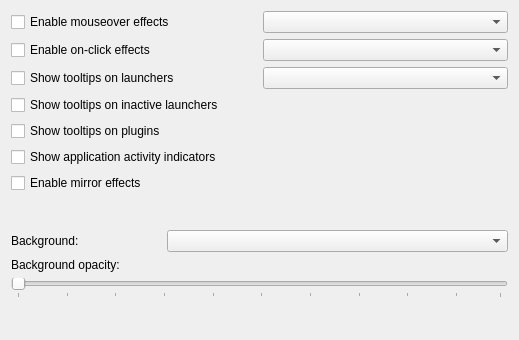
<?xml version="1.0" encoding="UTF-8"?>
<ui version="4.0">
 <class>appearanceConfiguration</class>
 <widget class="QWidget" name="appearanceConfiguration">
  <property name="geometry">
   <rect>
    <x>0</x>
    <y>0</y>
    <width>519</width>
    <height>340</height>
   </rect>
  </property>
  <property name="windowTitle">
   <string>Appearance</string>
  </property>
  <layout class="QVBoxLayout" name="verticalLayout_2">
   <item>
    <layout class="QVBoxLayout" name="verticalLayout_3">
     <item>
      <layout class="QHBoxLayout" name="horizontalLayout">
       <item>
        <widget class="QCheckBox" name="checkBoxIcoEffects">
         <property name="text">
          <string>Enable mouseover effects</string>
         </property>
        </widget>
       </item>
       <item>
        <widget class="QComboBox" name="comboBoxIcoEffects">
         <property name="minimumSize">
          <size>
           <width>170</width>
           <height>0</height>
          </size>
         </property>
        </widget>
       </item>
      </layout>
     </item>
     <item>
      <layout class="QHBoxLayout" name="horizontalLayout_2">
       <item>
        <widget class="QCheckBox" name="checkBoxClickEffects">
         <property name="text">
          <string>Enable on-click effects</string>
         </property>
        </widget>
       </item>
       <item>
        <widget class="QComboBox" name="comboBoxClickEffects">
         <property name="minimumSize">
          <size>
           <width>170</width>
           <height>0</height>
          </size>
         </property>
        </widget>
       </item>
      </layout>
     </item>
    </layout>
   </item>
   <item>
    <layout class="QHBoxLayout" name="horizontalLayout_3">
     <item>
      <widget class="QCheckBox" name="checkBoxTips_launchers">
       <property name="sizePolicy">
        <sizepolicy hsizetype="Minimum" vsizetype="Fixed">
         <horstretch>0</horstretch>
         <verstretch>0</verstretch>
        </sizepolicy>
       </property>
       <property name="text">
        <string>Show tooltips on launchers</string>
       </property>
      </widget>
     </item>
     <item>
      <widget class="QComboBox" name="comboBoxTips_launchers"/>
     </item>
    </layout>
   </item>
   <item>
    <widget class="QCheckBox" name="checkBoxTips_inactive_launchers">
     <property name="text">
      <string>Show tooltips on inactive launchers</string>
     </property>
    </widget>
   </item>
   <item>
    <widget class="QCheckBox" name="checkBoxTips">
     <property name="text">
      <string>Show tooltips on plugins</string>
     </property>
    </widget>
   </item>
   <item>
    <widget class="QCheckBox" name="checkBox_indicons">
     <property name="text">
      <string>Show application activity indicators</string>
     </property>
    </widget>
   </item>
   <item>
    <widget class="QCheckBox" name="checkBoxIcoMirror">
     <property name="text">
      <string>Enable mirror effects</string>
     </property>
    </widget>
   </item>
   <item>
    <spacer name="verticalSpacer">
     <property name="orientation">
      <enum>Qt::Vertical</enum>
     </property>
     <property name="sizeHint" stdset="0">
      <size>
       <width>20</width>
       <height>47</height>
      </size>
     </property>
    </spacer>
   </item>
   <item>
    <layout class="QGridLayout" name="gridLayout">
     <item row="0" column="0">
      <widget class="QLabel" name="label">
       <property name="maximumSize">
        <size>
         <width>150</width>
         <height>16777215</height>
        </size>
       </property>
       <property name="text">
        <string>Background:</string>
       </property>
      </widget>
     </item>
     <item row="0" column="1">
      <widget class="QComboBox" name="comboBoxBackground"/>
     </item>
    </layout>
   </item>
   <item>
    <layout class="QVBoxLayout" name="verticalLayout">
     <item>
      <widget class="QLabel" name="label_2">
       <property name="text">
        <string>Background opacity:</string>
       </property>
      </widget>
     </item>
     <item>
      <widget class="QSlider" name="slider_Opacity">
       <property name="minimum">
        <number>1</number>
       </property>
       <property name="maximum">
        <number>100</number>
       </property>
       <property name="singleStep">
        <number>10</number>
       </property>
       <property name="pageStep">
        <number>10</number>
       </property>
       <property name="orientation">
        <enum>Qt::Horizontal</enum>
       </property>
       <property name="tickPosition">
        <enum>QSlider::TicksBelow</enum>
       </property>
      </widget>
     </item>
    </layout>
   </item>
   <item>
    <spacer name="verticalSpacer_2">
     <property name="orientation">
      <enum>Qt::Vertical</enum>
     </property>
     <property name="sizeHint" stdset="0">
      <size>
       <width>20</width>
       <height>47</height>
      </size>
     </property>
    </spacer>
   </item>
  </layout>
 </widget>
 <resources/>
 <connections/>
</ui>
